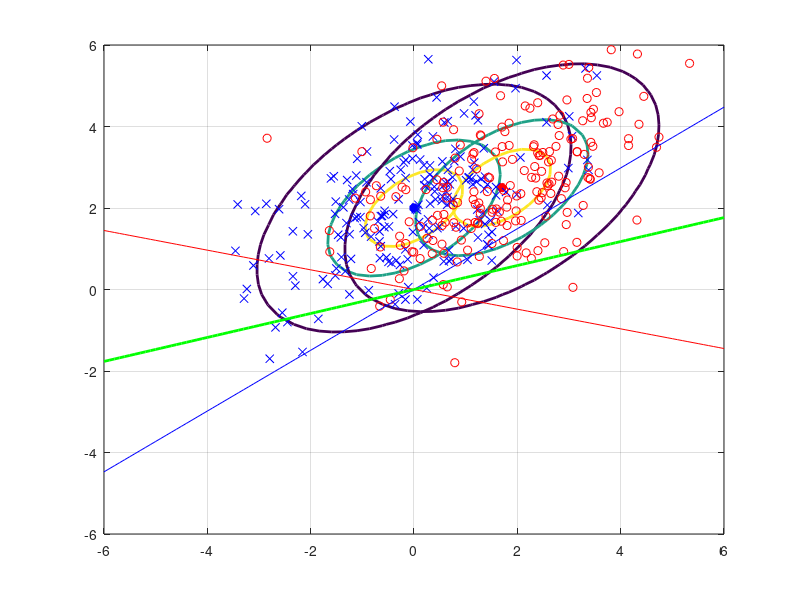

This chart was generated by the following MATLAB code: (Note: this script raises an error after producing the figure.)
C1 = [2,1;1,2];
C2 = [2,1;1,2];
m1 = [0;2];
m2 = [1.7;2.5];

numGrid = 50;
xRange = linspace(-6.0, 6.0, numGrid);
yRange = linspace(-6.0, 6.0, numGrid);
P1 = zeros(numGrid, numGrid);
P2 = P1;
for i = 1:numGrid
    for j = 1:numGrid
        x = [yRange(j) xRange(i)]';
        P1(i,j) = mvnpdf(x', m1', C1);
        P2(i,j) = mvnpdf(x', m2', C2);
    end
end
Pmax = max(max([P1 P2]));
figure(1),clf,
contour(xRange, yRange, P1, [0.1*Pmax 0.5*Pmax 0.8*Pmax], 'LineWidth', 2);
hold on;
plot(m1(1),m1(2), 'b*', 'LineWidth', 4);
contour(xRange, yRange, P2, [0.1*Pmax 0.5*Pmax 0.8*Pmax], 'LineWidth', 2);
plot(m2(1),m2(2), 'r*', 'LineWidth', 4);

N = 200;
X1 = mvnrnd(m1, C1, N);
X2 = mvnrnd(m2, C2, N);
plot(X1(:,1),X1(:,2),'bx',X2(:,1),X2(:,2),'ro');grid on;

wF = inv(C1+C2)*(m1-m2);
xx = -6:0.1:6;
yy = xx*wF(2)/wF(1);

wr = zeros(2,1);
wr(1) = rand(1)*2 - 1;wr(2) = rand(1)*2 - 1;
xr = -6:0.1:6;
yr = xr*wr(2)/wr(1);

wC = zeros(2,1);
wC(1) = m1(1)-m2(1); wC(2) = m1(2)-m2(2);
xc = -6:0.1:6;
yc = xc*wC(2)/wC(1);

plot(xx,yy,'r',xr,yr,'b', xc,yc,'g','LineWidth', 2);
rocResolution = 50;

[ROC, acc, thRange] = lab3f1(N,X1,X2,wF,rocResolution);
[ROCr, accr] = lab3f1(N,X1,X2,wr,rocResolution);
[ROCC, accC] = lab3f1(N,X1,X2,wC,rocResolution);

figure(3), clf,
plot(ROC(:,1), ROC(:,2), 'r', 'LineWidth', 2);
axis([0 100 0 100]);
grid on, hold on
plot(0:100, 0:100, 'b-');
grid on, hold on
plot(ROCr(:,1), ROCr(:,2), 'b', 'LineWidth', 2);
grid on, hold on
plot(ROCC(:,1), ROCC(:,2), 'g', 'LineWidth', 2);
xlabel('False Positive', 'FontSize', 16);
ylabel('True Positive', 'FontSize', 16);
title('Receiver Operating Characteristic Curve', 'FontSize', 20);


ax = linspace(1,rocResolution,rocResolution);
figure(4), clf,
plot(ax, acc, 'r', 'LineWidth', 2);
grid on, hold on
plot(ax, accr, 'b', 'LineWidth', 2);
grid on, hold on
plot(ax, accC, 'g', 'LineWidth', 2);
xlabel('Threshold', 'FontSize', 16);
ylabel('ACC', 'FontSize', 16);
title('ACC in 3 models', 'FontSize', 20);

auc = abs(trapz(ROC(:,1),ROC(:,2))/10000);
aucr = abs(trapz(ROCr(:,1),ROCr(:,2))/10000);
aucC = abs(trapz(ROCC(:,1),ROCC(:,2))/10000);
disp([auc aucr aucC]);
% knn
X = [X1;X2];
N1 = size(X1,1);
N2 = size(X2,1);
y = [ones(N1,1); -1*ones(N2,1)];
d = zeros(N1+N2-1,1);
nCorrect = 0;
k = 7;
for jtst = 1:(N1+N2)
    xtst = X(jtst,:);
    ytst = y(jtst);
    
    jtrn = setdiff(1:N1+N2, jtst);
    Xtrn = X(jtrn,:);
    ytrn = y(jtrn,1);
    x1max = max(Xtrn(:,1));
    x2max = max(Xtrn(:,2));
    x1min = min(Xtrn(:,1));
    x2min = min(Xtrn(:,2));
    
    for i = 1:(N1+N2-1)
        d(i) = (((Xtrn(i,1)-xtst(1))/(x1max-x1min))^2+((Xtrn(i,2)-xtst(2))/(x2max-x2min))^2)^(1/2);
    end
    dc = sort(d);
    i = 0;
    j = 0;
    p = 0; ne = 0;
    while (i<k)
        for j = 1 : (N1+N2)
            if (dc(i+1) == d(j))
                if (y(j)>0)
                    p = p + 1; i = i + 1;break;
                elseif y(j)<0
                    ne = ne + 1; i = i + 1;break;
                end
            end
        end
    end
    if p>ne
        ytrm = 1;
    else
        ytrm = -1;
    end
    
    if(ytrm*ytst>0)
        nCorrect = nCorrect + 1;
    end
end

pCorrect = nCorrect*100/(N1+N2);
%1 1NN
N1 = size(X1,1);
N2 = size(X2,1);
y = [ones(N1,1); -1*ones(N2,1)];
d = zeros(N1+N2-1,1);
nCorrect1 = 0;
for jtst = 1:(N1+N2)
    xtst = X(jtst,:);
    ytst = y(jtst);
    
    jtr = setdiff(1:N1+N2, jtst);
    Xtr = X(jtr,:);
    ytr = y(jtr,1);
    
    for i = 1:(N1+N2-1)
        d(i) = norm(Xtr(i,:)-xtst);
    end
    
    [imin] = find(d == min(d));
    
    if(ytr(imin(1))*ytst>0)
        nCorrect1 = nCorrect1 + 1;
    end
end

pCorrect1 = nCorrect1*100/(N1+N2);

%mkm k-mean
s1 = zeros(1,2); s2 = zeros(1,2);
s1(1) = (rand(1)*2 - 1);s1(2) = (rand(1)*2 - 1)+2;
s2(1) = 0.25*(rand(1)*2 - 1)+1.75;s2(2) = 0.5*(rand(1)*2 - 1)+2.5;

% s1(1) = 0.5*(rand(1)*2 - 1);s1(2) = 2+0.5*(rand(1)*2 - 1);
% s2(1) = 1.7+0.5*(rand(1)*2 - 1);s2(2) = 2.5+0.5*(rand(1)*2 - 1);

se1 = s1; se2 = s2;
XE1 = zeros(N1+N2,2);XE2 = zeros(N1+N2,2);
ye = [ones(N1,1); -1*ones(N2,1)];
i1 = 1; i2 = 1;
opop = 0;
ea = 0.0001;
nCorrectmkm = 0;
De1 = 0; De2 = 0;
while opop<5000
    Dep1 = De1; Dep2 = De2;
    De1 = 0; De2 = 0;
    for j = 1:N1+N2
        de1 = norm(X(j,:)-se1);
        de2 = norm(X(j,:)-se2);
        if de1<de2
            XE1(i1,:) = X(j,:); De1 = De1 + de1; i1 = i1 + 1;ye(j) = 1;
        else
            XE2(i2,:) = X(j,:); De2 = De2 + de2; i2 = i2 + 1;ye(j) = -1;
        end
    end
    NE1 = i1; NE2 = i2;
    sep1 = se1; sep2 = se2;
    se1(1) = sum(XE1(1:i1,1))/i1;se1(2) = sum(XE1(1:i1,2))/i1;
    se2(1) = sum(XE2(1:i2,1))/i2;se2(2) = sum(XE2(1:i2,2))/i2;
%     disp([sep1 sep2]);
    klj1 = De1-Dep1;klj2 = De2-Dep2;
%     disp([klj1 klj2]);
%     disp([De1 De2]);
%     if(abs(sep1(1)-se1(1))<ea)&&(abs(sep1(2)-se1(2))<ea)
%         if(abs(sep2(1)-se2(1))<ea)&&(abs(sep2(2)-se2(2))<ea)
%             break;
%         end
%     end
    i1 = 1; i2 = 1;
    XE1 = zeros(N1+N2,2);XE2 = zeros(N1+N2,2);
    opop = opop+1;
end
for j = 1:N1+N2
    if ye(j)*y(j)>0
        nCorrectmkm = nCorrectmkm+1;
    end
end
pCorrectmkm = nCorrectmkm*100/(N1+N2);

%me
y = [ones(N1,1); -1*ones(N2,1)];
ye = 0;
nCorrectme = 0;
for jtst = 1:(N1+N2)
    xtst = X(jtst,:);
    ytst = y(jtst);
    
    dex1 = norm(xtst-m1');
    dex2 = norm(xtst-m2');
    if dex1<dex2
        ye = 1;
    else
        ye = -1;
    end

    
    if(ye*ytst>0)
        nCorrectme = nCorrectme + 1;
    end
end

pCorrectme = nCorrectme*100/(N1+N2);

%mm mahal
y = [ones(N1,1); -1*ones(N2,1)];
ym = 0;
nCorrectmm = 0;
for jtst = 1:(N1+N2)
    xtst = X(jtst,:);
    ytst = y(jtst);
    
    dm1 = mahal(xtst,X1);
    dm2 = mahal(xtst,X2);
    if dm1<dm2
        ym = 1;
    else
        ym = -1;
    end

    
    if(ym*ytst>0)
        nCorrectmm = nCorrectmm + 1;
    end
end

pCorrectmm = nCorrectmm*100/(N1+N2);

disp([ '   1NN','         eucld','    mahal', '      kNN','     kmean', '      Fisher']);
disp([ pCorrect1 pCorrectme pCorrectmm pCorrect pCorrectmkm max(acc)]);
disp([se1 se2]);
disp([De1 De2]);
figure(1),
plot(se1, se2, 'k*');
disp(opop);

% Threshold line
t = find(acc==max(acc));
Threshold = thRange(max(t));
xxx = -6:0.1:6;
yyy = xxx*(-1)*wF(1)/wF(2) + wF(1)*wF(1)/wF(2)*Threshold + wF(2)*Threshold;
figure(1),
plot(xxx,yyy,'k','LineWidth', 2);
axis([-6 6 -6 6])

%Threshold surface
xx3 = -2:0.1:2;
Z = 0:0.005:0.09;
[xx,yy]=meshgrid(xRange,yRange);
[x3,ZZ]=meshgrid(xx3,Z);
figure(2),clf,
surf(xx,yy,P1);hold on;
surf(xx,yy,P2);hold on;
y3 = x3*(-1)*wF(1)/wF(2) + wF(1)*wF(1)/wF(2)*Threshold + wF(2)*Threshold;
surf(x3,y3,ZZ);axis([-6 6 -6 6 0 0.1])
colormap winter;shading interp;

%bayes
wb = 2*inv(C1)*(m2-m1);
% bb = m1'*inv(C1)*m1 - m2'*inv(C1)*m2;
bb = (-1)*(m1'*inv(C1)*m1 - m2'*inv(C1)*m2)/wb(2);
% bb = (-1)*(m1'*inv(C1)*m1 - m2'*inv(C1)*m2);
kb = (-1)*wb(1)/wb(2);


xb=linspace(-6,6,20);
yb = xb*kb + bb;
figure(1),
plot(xb,yb,'m','LineWidth', 2); 

w0 = m1'*inv(C1)*m1 - m2'*inv(C1)*m2;
PP1 = zeros(N1,N1);PP2 = zeros(N2,N2);
xB=linspace(-6,6,N1);yB=linspace(-6,6,N1);
for i = 1:N1
    for j = 1:N1
        PP1(i,j) = 1/(1+exp((-1)*(1/2)*(wb(2)*xB(i)+wb(1)*yB(j)+w0)));
    end
end
[XB1,YB1]=meshgrid(xB,yB);
for i = 1:N2
    for j = 1:N2
        PP2(i,j) = 1/(1+exp((-1)*(1/2)*((-1)*wb(2)*xB(i)+(-1)*wb(1)*yB(j)-w0)));
    end
end
[XB2,YB2]=meshgrid(xB,yB);
figure(5),clf,
surf(XB1,YB1,PP1);hold on;
surf(XB2,YB2,PP2);hold on;
% surf(xB,yB,PP1);hold on;
% surf(xB,yB,PP2);hold on;

% PT1 = zeros(N1,1);PT2 = zeros(N2,1);
% for i = 1:N1
%     PT1(i) = 1/(1+exp((wb(2)*X1(i,1)+wb(1)*X1(i,2)+bb)));
% end
% for i = 1:N2
%     PT2(i) = 1/(1+exp((-1)*(wb(2)*X2(i,1)+(-1)*wb(1)*X2(i,2)-bb)));
% end
PT1 = 0.5*ones(N1,1);PT2 = 0.5*ones(N2,1);

% % zbb = ones(20,1);
% u1=-6:0.1:6; v1=-6:0.1:6;  %???????u?v???
% u21=-6:0.1:6; v2=-6:0.1:6;
% [uu1,vv1]=meshgrid(u1,v1); %???????
% [uu2,vv2]=meshgrid(u1,v1); 
% z1=griddata(X1(:,1),X1(:,2),PP1,uu1,vv1,'cubic');%???????????????x0,y0,z0,
% z2=griddata(X2(:,1),X2(:,2),PP2,uu2,vv2,'cubic');
% surf(uu1,vv1,z1);%???????????
% grid on;hold on%??????
% surf(uu2,vv2,z2);hold on
% plot3(X1(:,1),X1(:,2),PT1,'bx');hold on%???????????
% plot3(X2(:,1),X2(:,2),PT2,'ro');hold on
plot(X1(:,1),X1(:,2),'bx',X2(:,1),X2(:,2),'ro');hold on;
plot(xb,yb,'m','LineWidth', 2);hold on


xxs = -2:0.1:2;
Zs = 0.02:0.01:1;
[xs,ZS]=meshgrid(xxs,Zs);
ys = xs*kb + bb;
surf(xs,ys,ZS);
colormap winter;shading interp;
axis([-6 6 -6 6 0 1]);

% xbb= -6:0.1:6;
% ybb = xbb*kb + bb;
% leng = size(ybb);
% 
% PP1 = zeros(leng(2),1);
% for i = 1:leng(2)
%     PP1(i,1)=1/(1+exp((-1)*ybb(i)));
% end
% [XB,YB]=meshgrid(xbb,ybb);
% figure(5),clf,
% surf(XB,YB,PP1);hold on;

